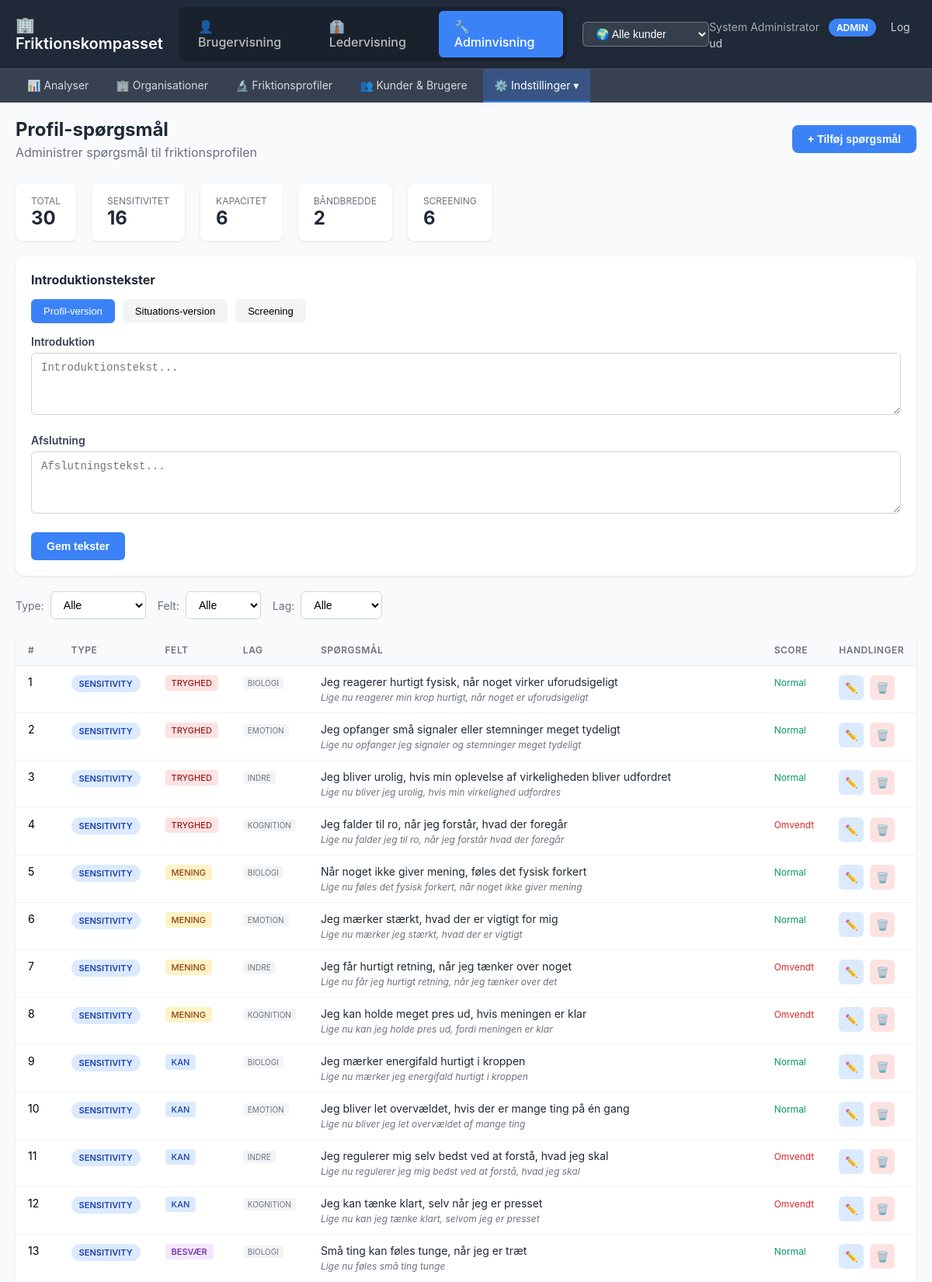
Screenshot of /admin/profil-questions (signed in, upper part) with the database file from the repository.
### tables this page shows
CREATE TABLE profil_questions (
                id INTEGER PRIMARY KEY AUTOINCREMENT,
                field TEXT NOT NULL,
                layer TEXT NOT NULL,
                text_da TEXT NOT NULL,
                reverse_scored INTEGER DEFAULT 0,
                sequence INTEGER NOT NULL,
                created_at TIMESTAMP DEFAULT CURRENT_TIMESTAMP
            , state_text_da TEXT, question_type TEXT DEFAULT 'sensitivity');

### admin_app.py (the view)
@app.route('/admin/profil-questions')
@login_required
def profil_questions_admin():
    if session['user']['role'] != 'admin':
        flash('Kun administratorer har adgang til denne side', 'error')
        return redirect('/admin')
    questions = get_profil_questions()
    import json
    questions_json = json.dumps(questions)
    intro_texts = get_profil_intro_texts()
    return render_template('admin/profil_questions.html',
                         questions=questions,
                         questions_json=questions_json,
                         intro_texts=intro_texts)

### admin_app.py (called while the page is built)
def login_required(f):
    @wraps(f)
    def decorated_function(*args, **kwargs):
        if 'user' not in session:
            flash('Du skal være logget ind for at se denne side', 'error')
            return redirect(url_for('login'))
        return f(*args, **kwargs)
    return decorated_function

def get_profil_intro_texts():
    try:
        with get_profil_db() as conn:
            conn.execute("""
                CREATE TABLE IF NOT EXISTS profil_settings (
                    key TEXT PRIMARY KEY,
                    value TEXT,
                    updated_at TIMESTAMP DEFAULT CURRENT_TIMESTAMP
                )
            """)
            rows = conn.execute("SELECT key, value FROM profil_settings WHERE key LIKE '%intro' OR key LIKE '%outro'").fetchall()
            return {row['key']: row['value'] for row in rows}
    except:
        return {}

### db_hierarchical.py (called while the page is built)
@contextmanager
def get_db():
    conn = sqlite3.connect(DB_PATH, timeout=30.0)
    conn.row_factory = sqlite3.Row
    conn.execute("PRAGMA journal_mode=WAL")
    try:
        yield conn
        conn.commit()
    finally:
        conn.close()

### db_profil.py (called while the page is built)
@contextmanager
def get_db():
    conn = sqlite3.connect(DB_PATH, timeout=30.0)
    conn.row_factory = sqlite3.Row
    conn.execute("PRAGMA journal_mode=WAL")
    try:
        yield conn
        conn.commit()
    finally:
        conn.close()

def get_all_questions() -> List[Dict]:
    with get_db() as conn:
        rows = conn.execute(
            """SELECT * FROM profil_questions
               ORDER BY sequence"""
        ).fetchall()
        return [dict(row) for row in rows]

### templates/admin/profil_questions.html (shortened to what this page needs)
{% extends "admin/base.html" %}
{% block content %}
<div class="page-header">
    <div>
        <h1>Profil-spørgsmål</h1>
        <p>Administrer spørgsmål til friktionsprofilen</p>
    </div>
    <button class="btn-add" onclick="openAddModal()">
        + Tilføj spørgsmål
    </button>
</div>
<div class="stats-row">
    <div class="stat-card">
        <div class="label">Total</div>
        <div class="value">{{ questions|length }}</div>
    </div>
    <div class="stat-card">
        <div class="label">Sensitivitet</div>
        <div class="value">{{ questions|selectattr('question_type', 'equalto', 'sensitivity')|list|length }}</div>
    </div>
    <div class="stat-card">
        <div class="label">Kapacitet</div>
        <div class="value">{{ questions|selectattr('question_type', 'equalto', 'capacity')|list|length }}</div>
    </div>
    <div class="stat-card">
        <div class="label">Båndbredde</div>
        <div class="value">{{ questions|selectattr('question_type', 'equalto', 'bandwidth')|list|length }}</div>
    </div>
    <div class="stat-card">
        <div class="label">Screening</div>
        <div class="value">{{ questions|selectattr('question_type', 'equalto', 'screening')|list|length }}</div>
    </div>
</div>
<div class="intro-section">
    <h3>Introduktionstekster</h3>
    <div class="intro-tabs">
        <button class="intro-tab active" data-type="profile">Profil-version</button>
        <button class="intro-tab" data-type="situation">Situations-version</button>
        <button class="intro-tab" data-type="screening">Screening</button>
    </div>
    <div id="introTextContainer">
        <div class="form-group">
            <label>Introduktion</label>
            <textarea id="introText" placeholder="Introduktionstekst...">{{ intro_texts.get('profile_intro', '') }}</textarea>
        </div>
        <div class="form-group">
            <label>Afslutning</label>
            <textarea id="outroText" placeholder="Afslutningstekst...">{{ intro_texts.get('profile_outro', '') }}</textarea>
        </div>
        <button class="btn btn-primary" onclick="saveIntroTexts()">Gem tekster</button>
    </div>
</div>
<div class="filters">
    <div class="filter-group">
        <label>Type:</label>
        <select id="filterType" onchange="filterQuestions()">
            <option value="">Alle</option>
        </select>
    </div>
    <div class="filter-group">
        <label>Felt:</label>
        <select id="filterField" onchange="filterQuestions()">
            <option value="">Alle</option>
        </select>
    </div>
    <div class="filter-group">
        <label>Lag:</label>
        <select id="filterLayer" onchange="filterQuestions()">
            <option value="">Alle</option>
        </select>
    </div>
</div>
<div class="questions-table">
    <table>
        <thead>
            <tr>
                <th style="width: 50px;">#</th>
                <th style="width: 100px;">Type</th>
                <th style="width: 90px;">Felt</th>
                <th style="width: 80px;">Lag</th>
                <th>Spørgsmål</th>
                <th style="width: 70px;">Score</th>
                <th style="width: 100px;">Handlinger</th>
            </tr>
        </thead>
        <tbody id="questionsBody">
            {% for q in questions %}
            <tr data-id="{{ q.id }}" data-type="{{ q.question_type }}" data-field="{{ q.field }}" data-layer="{{ q.layer }}">
                <td>{{ q.sequence }}</td>
                <td>
                    <span class="type-badge type-{{ q.question_type }}">{{ q.question_type }}</span>
                </td>
                <td>
                    <span class="field-badge field-{{ q.field }}">{{ q.field }}</span>
                </td>
                <td>
                    <span class="layer-badge">{{ q.layer }}</span>
                </td>
                <td class="question-text">
                    <div class="profile-text">{{ q.text_da }}</div>
                    {% if q.state_text_da %}
                    <div class="state-text">{{ q.state_text_da }}</div>
                    {% endif %}
                </td>
                <td>
                    {% if q.reverse_scored %}
                    <span class="scoring reverse">Omvendt</span>
                    {% else %}
                    <span class="scoring normal">Normal</span>
                    {% endif %}
                </td>
                <td>
                    <div class="actions">
                        <button class="btn-icon btn-edit" onclick="editQuestion({{ q.id }})" title="Rediger">
                            ✏️
                        </button>
                        <button class="btn-icon btn-delete" onclick="deleteQuestion({{ q.id }})" title="Slet">
                            🗑️
                        </button>
                    </div>
                </td>
            </tr>
            {% endfor %}
        </tbody>
    </table>
</div>
{% endblock %}

### templates/admin/base.html (style rules this page uses)
* { margin: 0; padding: 0; box-sizing: border-box; }
body { font-family: -apple-system, BlinkMacSystemFont, 'Segoe UI', Arial, sans-serif; background: #f9fafb; }

### templates/admin/profil_questions.html (style rules this page uses)
.page-header { display: flex; justify-content: space-between; align-items: center; margin-bottom: 30px; }
.page-header h1 { font-size: 24px; color: #1f2937; margin: 0; }
.page-header p { color: #6b7280; margin: 5px 0 0 0; }
.filters { display: flex; gap: 15px; margin-bottom: 20px; flex-wrap: wrap; }
.filter-group { display: flex; align-items: center; gap: 8px; }
.filter-group label { font-size: 14px; color: #6b7280; }
.filter-group select { padding: 8px 12px; border: 1px solid #d1d5db; border-radius: 6px; font-size: 14px; background: white; }
.questions-table { width: 100%; background: white; border-radius: 12px; box-shadow: 0 1px 3px rgba(0,0,0,0.1); overflow: hidden; }
.questions-table table { width: 100%; border-collapse: collapse; }
.questions-table th { background: #f9fafb; padding: 12px 16px; text-align: left; font-size: 12px; font-weight: 600; color: #6b7280; text-transform: uppercase; letter-spacing: 0.5px; border-bottom: 1px solid #e5e7eb; }
.questions-table td { padding: 12px 16px; border-bottom: 1px solid #f3f4f6; font-size: 14px; vertical-align: top; }
.type-badge { display: inline-block; padding: 4px 10px; border-radius: 12px; font-size: 11px; font-weight: 600; text-transform: uppercase; }
.type-sensitivity { background: #dbeafe; color: #1e40af; }
.field-badge { display: inline-block; padding: 3px 8px; border-radius: 4px; font-size: 11px; font-weight: 500; }
.field-TRYGHED { background: #fee2e2; color: #991b1b; }
.field-MENING { background: #fef3c7; color: #92400e; }
.field-KAN { background: #dbeafe; color: #1e40af; }
.field-BESVÆR { background: #f3e8ff; color: #6b21a8; }
.layer-badge { display: inline-block; padding: 2px 6px; border-radius: 3px; font-size: 10px; background: #f3f4f6; color: #6b7280; }
.question-text { max-width: 400px; }
.question-text .profile-text { color: #1f2937; }
.question-text .state-text { color: #6b7280; font-size: 12px; margin-top: 4px; font-style: italic; }
.scoring { font-size: 12px; }
.scoring.reverse { color: #dc2626; }
.scoring.normal { color: #059669; }
.actions { display: flex; gap: 8px; }
.btn-icon { width: 32px; height: 32px; border-radius: 6px; border: none; cursor: pointer; display: flex; align-items: center; justify-content: center; transition: all 0.2s; }
.btn-edit { background: #dbeafe; color: #1e40af; }
.btn-delete { background: #fee2e2; color: #991b1b; }
.btn-add { background: #3b82f6; color: white; padding: 10px 20px; border-radius: 8px; border: none; font-size: 14px; font-weight: 600; cursor: pointer; display: flex; align-items: center; gap: 8px; }
.form-group { margin-bottom: 20px; }
.form-group label { display: block; font-size: 14px; font-weight: 600; color: #374151; margin-bottom: 6px; }
.form-group input, .form-group select, .form-group textarea { width: 100%; padding: 10px 12px; border: 1px solid #d1d5db; border-radius: 6px; font-size: 14px; }
.form-group textarea { min-height: 80px; resize: vertical; }
.btn { padding: 10px 20px; border-radius: 6px; font-size: 14px; font-weight: 600; cursor: pointer; border: none; }
.btn-primary { background: #3b82f6; color: white; }
.stats-row { display: flex; gap: 20px; margin-bottom: 20px; }
.stat-card { background: white; padding: 15px 20px; border-radius: 8px; box-shadow: 0 1px 3px rgba(0,0,0,0.1); }
.stat-card .label { font-size: 12px; color: #6b7280; text-transform: uppercase; }
.stat-card .value { font-size: 24px; font-weight: 700; color: #1f2937; }
.intro-section { background: white; border-radius: 12px; box-shadow: 0 1px 3px rgba(0,0,0,0.1); padding: 20px; margin-bottom: 20px; }
.intro-section h3 { font-size: 16px; margin: 0 0 15px 0; color: #1f2937; }
.intro-tabs { display: flex; gap: 10px; margin-bottom: 15px; }
.intro-tab { padding: 8px 16px; border: none; background: #f3f4f6; border-radius: 6px; cursor: pointer; font-size: 13px; }
.intro-tab.active { background: #3b82f6; color: white; }

### rows the page displays
profil_questions: sequence "1", question_type "SENSITIVITY", field "TRYGHED", layer "BIOLOGI", text_da "Jeg reagerer hurtigt fysisk, når noget virker uforudsigeligt", state_text_da "Lige nu reagerer min krop hurtigt, når noget er uforudsigeligt", reverse_scored "Normal"
profil_questions: sequence "2", question_type "SENSITIVITY", field "TRYGHED", layer "EMOTION", text_da "Jeg opfanger små signaler eller stemninger meget tydeligt", state_text_da "Lige nu opfanger jeg signaler og stemninger meget tydeligt", reverse_scored "Normal"
profil_questions: sequence "3", question_type "SENSITIVITY", field "TRYGHED", layer "INDRE", text_da "Jeg bliver urolig, hvis min oplevelse af virkeligheden bliver udfordret", state_text_da "Lige nu bliver jeg urolig, hvis min virkelighed udfordres", reverse_scored "Normal"
profil_questions: sequence "4", question_type "SENSITIVITY", field "TRYGHED", layer "KOGNITION", text_da "Jeg falder til ro, når jeg forstår, hvad der foregår", state_text_da "Lige nu falder jeg til ro, når jeg forstår hvad der foregår", reverse_scored "Omvendt"
profil_questions: sequence "5", question_type "SENSITIVITY", field "MENING", layer "BIOLOGI", text_da "Når noget ikke giver mening, føles det fysisk forkert", state_text_da "Lige nu føles det fysisk forkert, når noget ikke giver mening", reverse_scored "Normal"
profil_questions: sequence "6", question_type "SENSITIVITY", field "MENING", layer "EMOTION", text_da "Jeg mærker stærkt, hvad der er vigtigt for mig", state_text_da "Lige nu mærker jeg stærkt, hvad der er vigtigt", reverse_scored "Normal"
profil_questions: sequence "7", question_type "SENSITIVITY", field "MENING", layer "INDRE", text_da "Jeg får hurtigt retning, når jeg tænker over noget", state_text_da "Lige nu får jeg hurtigt retning, når jeg tænker over det", reverse_scored "Omvendt"
profil_questions: sequence "8", question_type "SENSITIVITY", field "MENING", layer "KOGNITION", text_da "Jeg kan holde meget pres ud, hvis meningen er klar", state_text_da "Lige nu kan jeg holde pres ud, fordi meningen er klar", reverse_scored "Omvendt"
profil_questions: sequence "9", question_type "SENSITIVITY", field "KAN", layer "BIOLOGI", text_da "Jeg mærker energifald hurtigt i kroppen", state_text_da "Lige nu mærker jeg energifald hurtigt i kroppen", reverse_scored "Normal"
profil_questions: sequence "10", question_type "SENSITIVITY", field "KAN", layer "EMOTION", text_da "Jeg bliver let overvældet, hvis der er mange ting på én gang", state_text_da "Lige nu bliver jeg let overvældet af mange ting", reverse_scored "Normal"
profil_questions: sequence "11", question_type "SENSITIVITY", field "KAN", layer "INDRE", text_da "Jeg regulerer mig selv bedst ved at forstå, hvad jeg skal", state_text_da "Lige nu regulerer jeg mig bedst ved at forstå, hvad jeg skal", reverse_scored "Omvendt"
profil_questions: sequence "12", question_type "SENSITIVITY", field "KAN", layer "KOGNITION", text_da "Jeg kan tænke klart, selv når jeg er presset", state_text_da "Lige nu kan jeg tænke klart, selvom jeg er presset", reverse_scored "Omvendt"
profil_questions: sequence "13", question_type "SENSITIVITY", field "BESVÆR", layer "BIOLOGI", text_da "Små ting kan føles tunge, når jeg er træt", state_text_da "Lige nu føles små ting tunge", reverse_scored "Normal"

### other values shown
{{ session.user.name }} "System Administrator"
{{ session.user.role|upper }} "ADMIN"
{{ questions|length }} "30"
